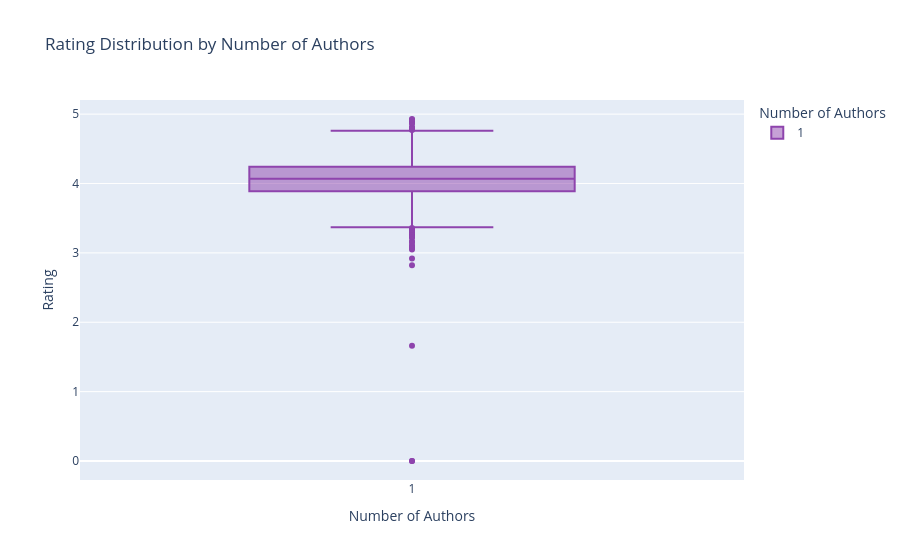
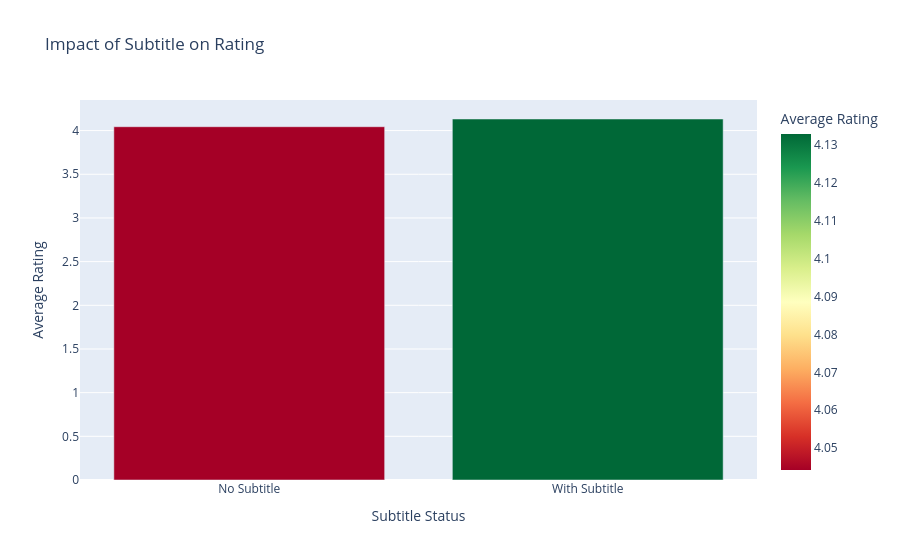
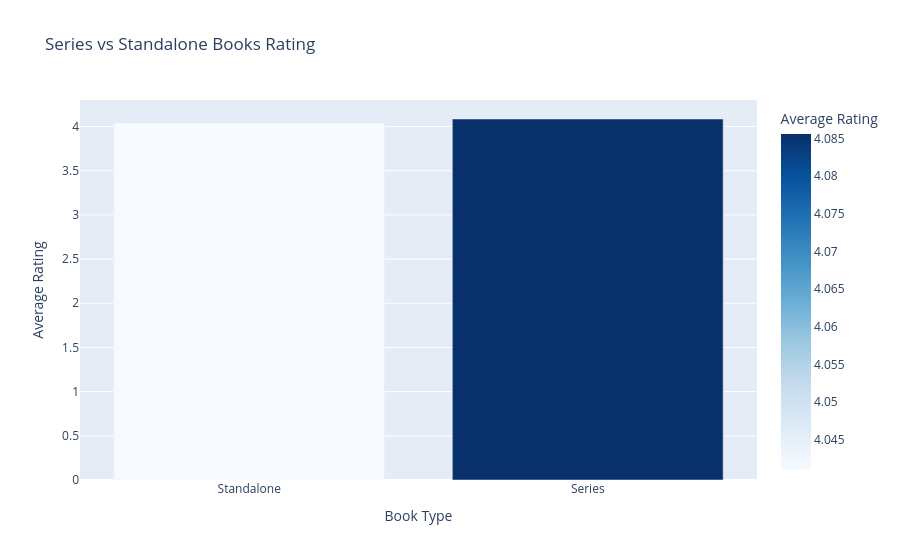
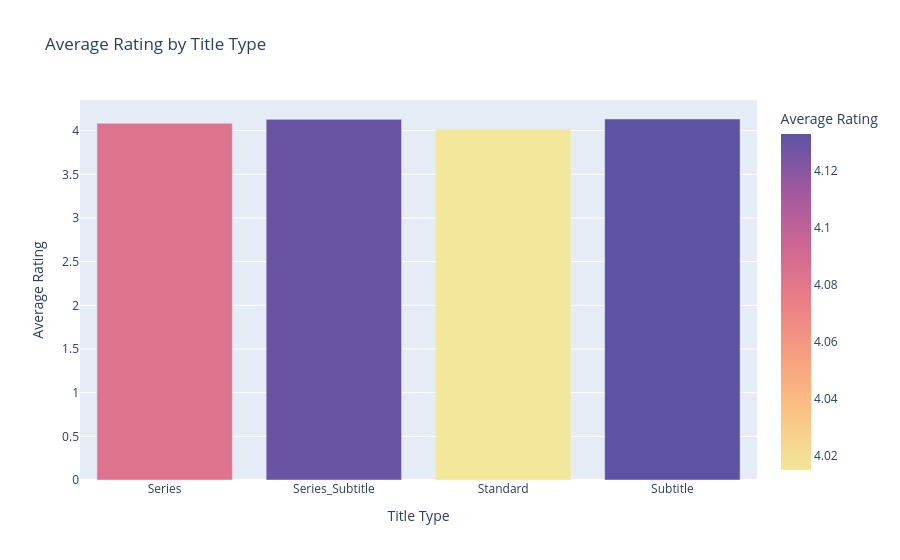

The notebook cell these images were saved under, in order:
### Code cell
# More Visualizations

# 6. Author Count Impact
fig = px.box(books, x='author_count', y='rating',
             title='Rating Distribution by Number of Authors',
             labels={'author_count': 'Number of Authors', 'rating': 'Rating'},
             color='author_count',  color_discrete_sequence=['#8e44ad'])
fig.show()

# 7. Has Subtitle Effect
subtitle_impact = books.groupby('has_subtitle')['rating'].agg(['mean', 'count']).reset_index()
subtitle_impact['has_subtitle'] = subtitle_impact['has_subtitle'].map({True: 'With Subtitle', False: 'No Subtitle'})
fig = px.bar(subtitle_impact, x='has_subtitle', y='mean',
             hover_data=['count'], title='Impact of Subtitle on Rating',
             labels={'mean': 'Average Rating', 'has_subtitle': 'Subtitle Status'},
             color='mean', color_continuous_scale='RdYlGn')
fig.show()

# 8. Series vs Non-Series Books
series_impact = books.groupby('has_series_info')['rating'].agg(['mean', 'count']).reset_index()
series_impact['has_series_info'] = series_impact['has_series_info'].map({True: 'Series', False: 'Standalone'})
fig = px.bar(series_impact, x='has_series_info', y='mean',
             hover_data=['count'], title='Series vs Standalone Books Rating',
             labels={'mean': 'Average Rating', 'has_series_info': 'Book Type'},
             color='mean', color_continuous_scale='Blues')
fig.show()

# 9. Title Type Distribution
title_type_rating = books.groupby('title_type')['rating'].agg(['mean', 'count']).reset_index()
fig = px.bar(title_type_rating, x='title_type', y='mean',
             hover_data=['count'], title='Average Rating by Title Type',
             labels={'mean': 'Average Rating', 'title_type': 'Title Type'},
             color='mean', color_continuous_scale='Sunset')
fig.show()

# 10. Title Complexity vs Rating
complexity_rating = books.groupby('title_complexity')['rating'].agg(['mean', 'count']).reset_index()
fig = px.bar(complexity_rating, x='title_complexity', y='mean',
             hover_data=['count'], title='Rating by Title Complexity',
             labels={'mean': 'Average Rating', 'title_complexity': 'Title Complexity'},
             color='mean', color_continuous_scale='Viridis')
fig.show()

### Figure 1 — Plotly figure (JSON) as saved in the notebook; plotly's stock layout.template omitted (floating-point values rounded to 4 significant figures; data arrays with more than 128 entries replaced by an {"elided": "..."} marker saying what was removed)
{"data": [{"alignmentgroup": "True", "hovertemplate": "Number of Authors=%{x}<br>Rating=%{y}<extra></extra>", "legendgroup": "1", "marker": {"color": "#8e44ad"}, "name": "1", "notched": false, "offsetgroup": "1", "orientation": "v", "showlegend": true, "type": "box", "x": {"elided": "3045 int values"}, "x0": " ", "xaxis": "x", "y": {"elided": "3045 float values"}, "y0": " ", "yaxis": "y"}], "layout": {"boxmode": "overlay", "legend": {"title": {"text": "Number of Authors"}, "tracegroupgap": 0}, "title": {"text": "Rating Distribution by Number of Authors"}, "xaxis": {"anchor": "y", "categoryarray": [1], "categoryorder": "array", "domain": [0, 1], "title": {"text": "Number of Authors"}}, "yaxis": {"anchor": "x", "domain": [0, 1], "title": {"text": "Rating"}}}}

### Figure 2 — Plotly figure (JSON) as saved in the notebook; plotly's stock layout.template omitted (floating-point values rounded to 4 significant figures)
{"data": [{"customdata": [[2584], [461]], "hovertemplate": "Subtitle Status=%{x}<br>Average Rating=%{marker.color}<br>count=%{customdata[0]}<extra></extra>", "legendgroup": "", "marker": {"color": [4.044, 4.133], "coloraxis": "coloraxis", "pattern": {"shape": ""}}, "name": "", "orientation": "v", "showlegend": false, "textposition": "auto", "type": "bar", "x": ["No Subtitle", "With Subtitle"], "xaxis": "x", "y": [4.044, 4.133], "yaxis": "y"}], "layout": {"barmode": "relative", "coloraxis": {"colorbar": {"title": {"text": "Average Rating"}}, "colorscale": [[0, "rgb(165,0,38)"], [0.1, "rgb(215,48,39)"], [0.2, "rgb(244,109,67)"], [0.3, "rgb(253,174,97)"], [0.4, "rgb(254,224,139)"], [0.5, "rgb(255,255,191)"], [0.6, "rgb(217,239,139)"], [0.7, "rgb(166,217,106)"], [0.8, "rgb(102,189,99)"], [0.9, "rgb(26,152,80)"], [1, "rgb(0,104,55)"]]}, "legend": {"tracegroupgap": 0}, "title": {"text": "Impact of Subtitle on Rating"}, "xaxis": {"anchor": "y", "domain": [0, 1], "title": {"text": "Subtitle Status"}}, "yaxis": {"anchor": "x", "domain": [0, 1], "title": {"text": "Average Rating"}}}}

### Figure 3 — Plotly figure (JSON) as saved in the notebook; plotly's stock layout.template omitted (floating-point values rounded to 4 significant figures)
{"data": [{"customdata": [[1905], [1140]], "hovertemplate": "Book Type=%{x}<br>Average Rating=%{marker.color}<br>count=%{customdata[0]}<extra></extra>", "legendgroup": "", "marker": {"color": [4.041, 4.086], "coloraxis": "coloraxis", "pattern": {"shape": ""}}, "name": "", "orientation": "v", "showlegend": false, "textposition": "auto", "type": "bar", "x": ["Standalone", "Series"], "xaxis": "x", "y": [4.041, 4.086], "yaxis": "y"}], "layout": {"barmode": "relative", "coloraxis": {"colorbar": {"title": {"text": "Average Rating"}}, "colorscale": [[0, "rgb(247,251,255)"], [0.125, "rgb(222,235,247)"], [0.25, "rgb(198,219,239)"], [0.375, "rgb(158,202,225)"], [0.5, "rgb(107,174,214)"], [0.625, "rgb(66,146,198)"], [0.75, "rgb(33,113,181)"], [0.875, "rgb(8,81,156)"], [1, "rgb(8,48,107)"]]}, "legend": {"tracegroupgap": 0}, "title": {"text": "Series vs Standalone Books Rating"}, "xaxis": {"anchor": "y", "domain": [0, 1], "title": {"text": "Book Type"}}, "yaxis": {"anchor": "x", "domain": [0, 1], "title": {"text": "Average Rating"}}}}

### Figure 4 — Plotly figure (JSON) as saved in the notebook; plotly's stock layout.template omitted (floating-point values rounded to 4 significant figures)
{"data": [{"customdata": [[1096], [44], [1488], [417]], "hovertemplate": "Title Type=%{x}<br>Average Rating=%{marker.color}<br>count=%{customdata[0]}<extra></extra>", "legendgroup": "", "marker": {"color": [4.084, 4.129, 4.015, 4.133], "coloraxis": "coloraxis", "pattern": {"shape": ""}}, "name": "", "orientation": "v", "showlegend": false, "textposition": "auto", "type": "bar", "x": ["Series", "Series_Subtitle", "Standard", "Subtitle"], "xaxis": "x", "y": [4.084, 4.129, 4.015, 4.133], "yaxis": "y"}], "layout": {"barmode": "relative", "coloraxis": {"colorbar": {"title": {"text": "Average Rating"}}, "colorscale": [[0, "rgb(243, 231, 155)"], [0.1667, "rgb(250, 196, 132)"], [0.3333, "rgb(248, 160, 126)"], [0.5, "rgb(235, 127, 134)"], [0.6667, "rgb(206, 102, 147)"], [0.8333, "rgb(160, 89, 160)"], [1, "rgb(92, 83, 165)"]]}, "legend": {"tracegroupgap": 0}, "title": {"text": "Average Rating by Title Type"}, "xaxis": {"anchor": "y", "domain": [0, 1], "title": {"text": "Title Type"}}, "yaxis": {"anchor": "x", "domain": [0, 1], "title": {"text": "Average Rating"}}}}
